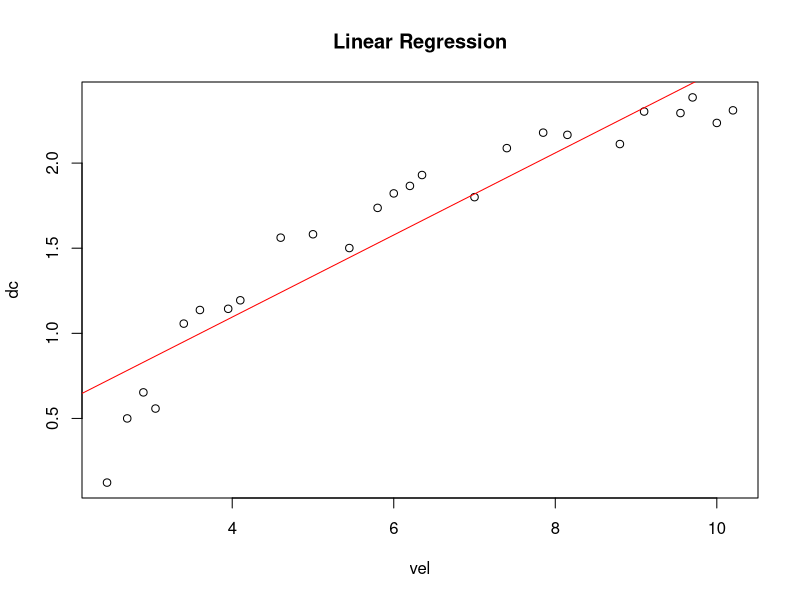
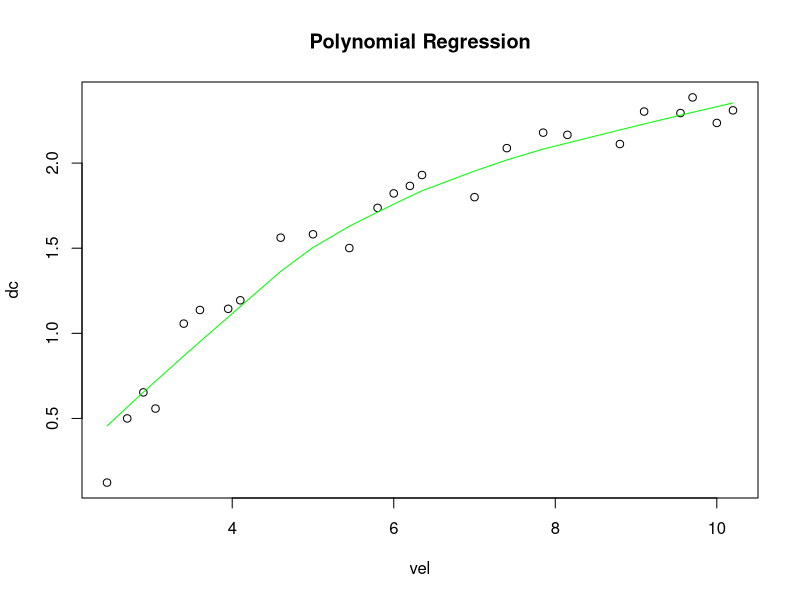
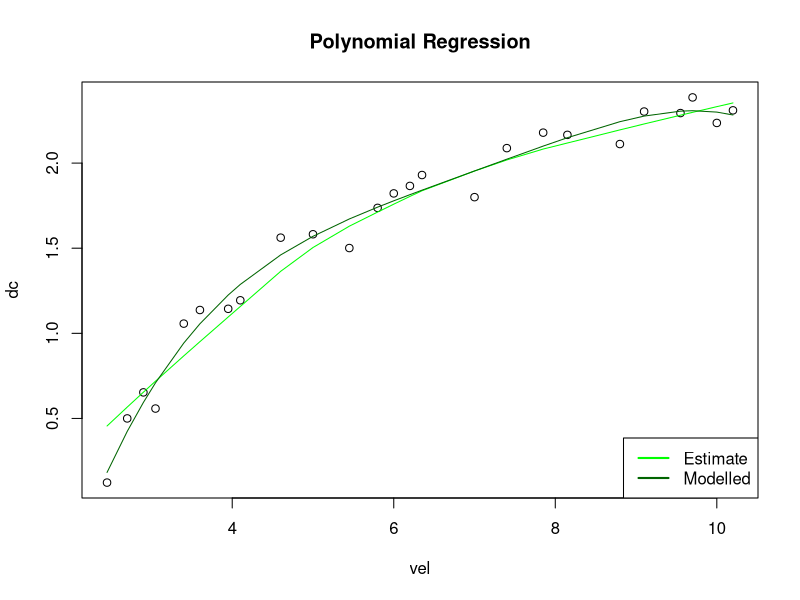
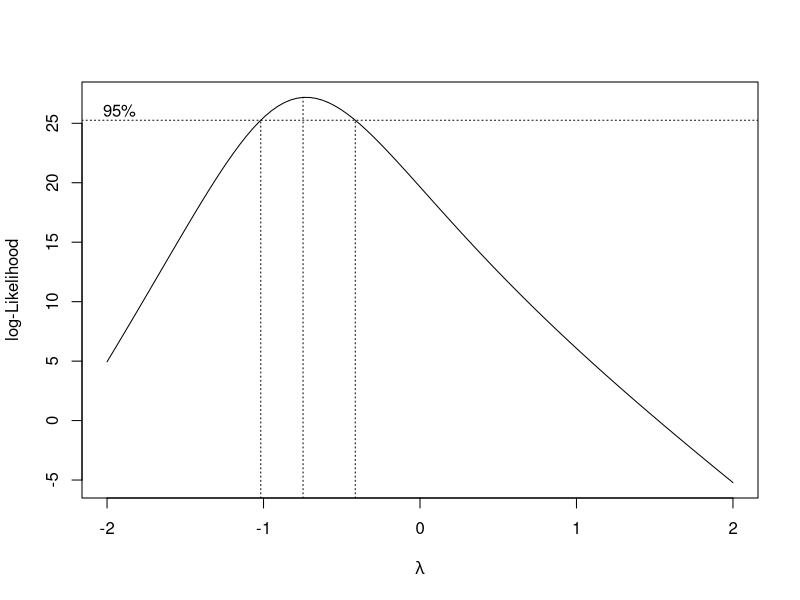
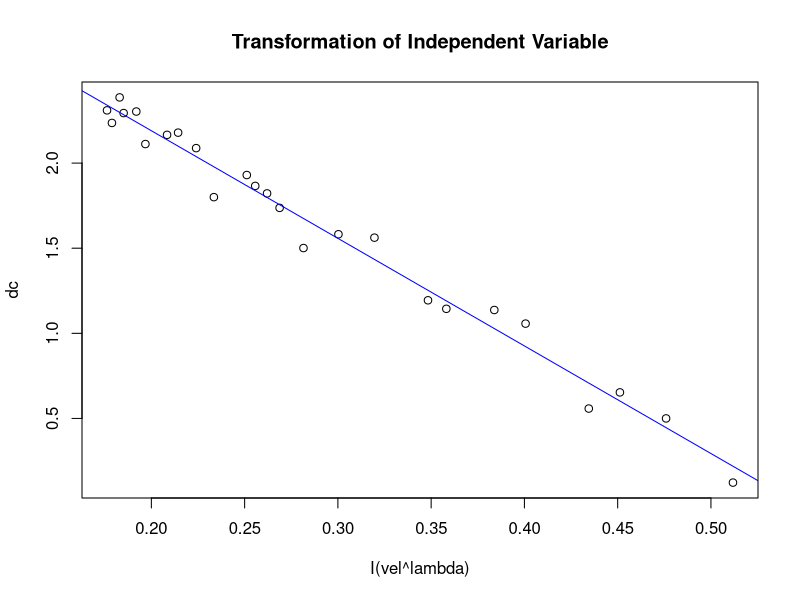
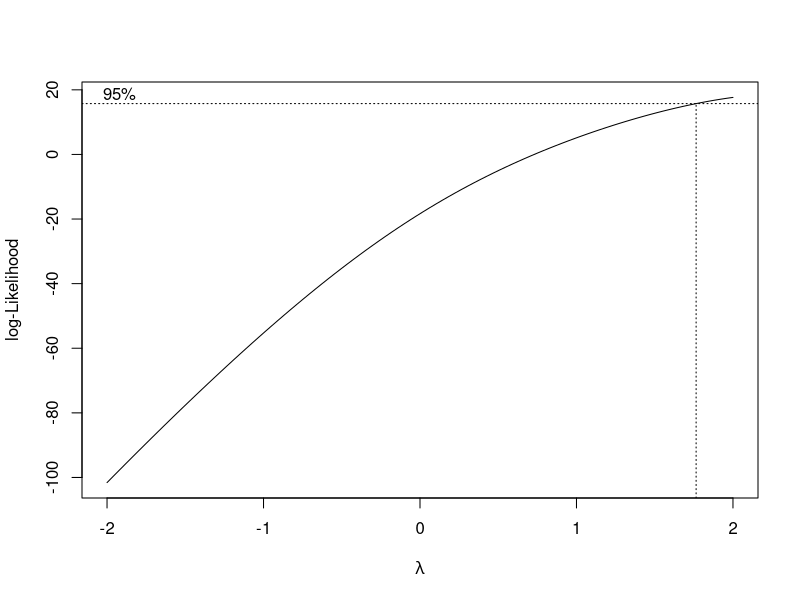
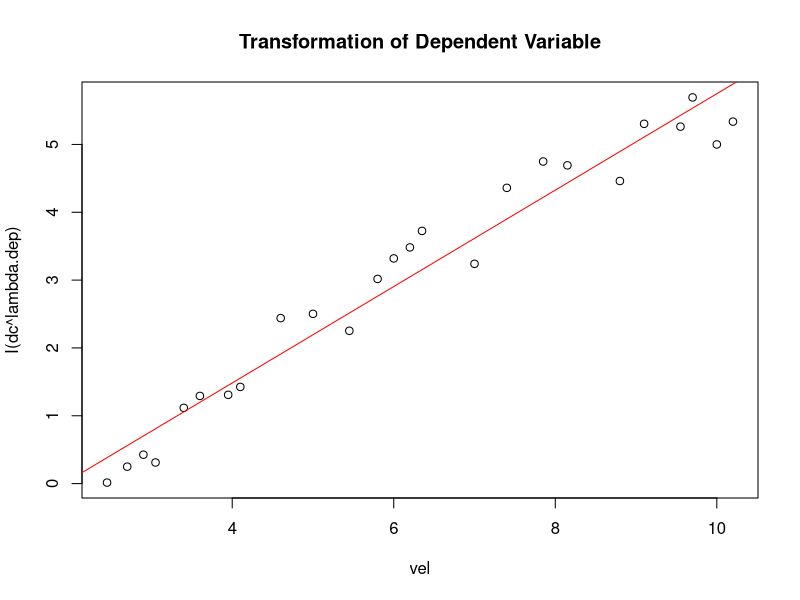
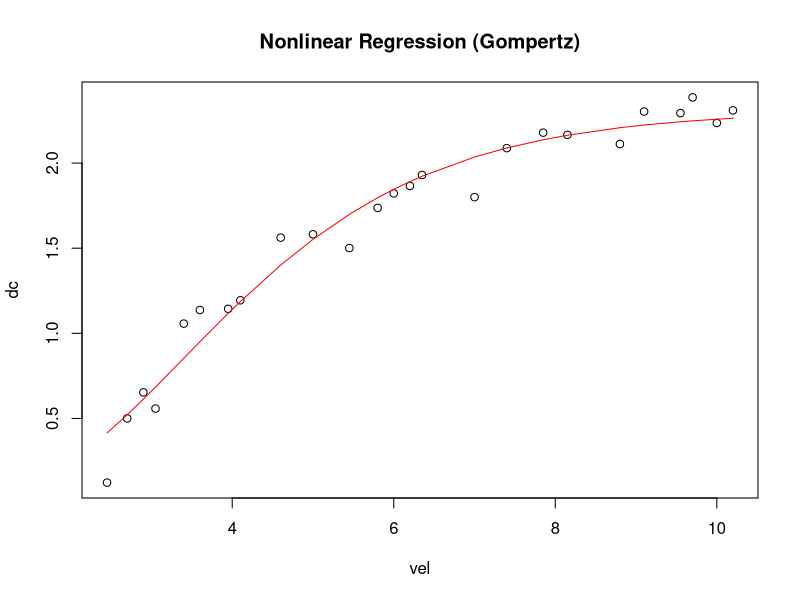

R code for these plots, in order:
## ---- chunk 1
data <- data.frame(
  vel = c(5,6,3.4,2.7,10,9.7,9.55,3.05,8.15,6.2,2.9,6.35,4.6,5.8,7.4,3.6,7.85,8.8,7,5.45,9.1,10.2,4.1,3.95,2.45),
  dc = c(1.582,1.822,1.057,0.5,2.236,2.386,2.294,0.558,2.166,1.866,0.653,1.93,1.562,1.737,2.088,1.137,2.179,2.112,1.8,1.501,2.303,2.310,1.194,1.144,0.123))

data <- data[with(data,order(vel)),]

attach(data)
## ---- chunk 2
reg.linear <- lm(dc~vel)

plot(dc~vel, main="Linear Regression")
abline(reg.linear, col="red")
## ---- chunk 3
plot(dc~vel, main="Polynomial Regression")
lines(lowess(dc~vel), col="green")
## ---- chunk 4
fit2 <- lm(dc ~ poly(vel, 2, raw=TRUE))
fit3 <- lm(dc ~ poly(vel, 3, raw=TRUE))
fit4 <- lm(dc ~ poly(vel, 4, raw=TRUE))
fit5 <- lm(dc ~ poly(vel, 5, raw=TRUE))
summary(fit2)
summary(fit3)
summary(fit4)
summary(fit5)
## ---- chunk 5
plot(dc~vel, main="Polynomial Regression")
lines(lowess(dc~vel), col="green")
reg.poly <- lm(dc ~ poly(vel, 4, raw=TRUE))
pred.poly <- predict(reg.poly)
lines(vel, pred.poly,col="darkgreen") 
legend("bottomright", c("Estimate","Modelled"), col=c("green","darkgreen"), lwd=2)
## ---- chunk 6
library(MASS)
bc.ind <-boxcox(vel ~ dc)

(maxll <- max(bc.ind$y))
(lambda <- bc.ind$x[which(bc.ind$y == maxll)])
## ---- chunk 7
reg.ind<-lm(dc ~ I(vel^lambda))
plot(dc ~ I(vel^lambda), main="Transformation of Independent Variable")
abline(reg.ind, col="blue")
## ---- chunk 8
bc.dep <- boxcox(dc ~ vel)
(maxll.dep <- max(bc.dep$y))
(lambda.dep <- bc.dep$x[which(bc.dep$y == maxll.dep)])
## ---- chunk 9
reg.dep<-lm(I(dc^lambda.dep) ~ vel)
plot(I(dc^lambda.dep) ~ vel, main="Transformation of Dependent Variable")
abline(reg.dep, col="red")
## ---- chunk 10
reg.gomp <- nls(dc ~ SSgompertz(vel, Asym, b2, b3))
pred.gomp <- predict(reg.gomp)

plot(dc ~ vel, main="Nonlinear Regression (Gompertz)")
lines(vel,pred.gomp,col="red")

## ---- chunk 11
reg.log <- nls(dc ~ SSlogis(vel, Asym, xmid, scal))
pred.log <- predict(reg.log)

plot(dc ~ vel, main="Nonlinear Regression (Logistic)")
lines(vel,pred.log,col="blue")
## ---- chunk 12
pred.linear <- predict(reg.linear)
rmse.linear <- sqrt(mean((dc-pred.linear)^2))
plot(pred.linear~dc, col="blue",main=sprintf("Linear Regression (RMSE %.03f)",rmse.linear),xlab="Observed",ylab="Linear Prediction")
lines(dc, dc, col="red")
## ---- chunk 13
rmse.poly <- sqrt(mean((dc-pred.poly)^2))
plot(pred.poly~dc, col="darkgreen",main=sprintf("Polynomial Regression (RMSE %.03f)",rmse.poly),xlab="Observed",ylab="Polynomial Prediction")
lines(dc, dc, col="red")
## ---- chunk 14
pred.ind <- predict(reg.ind)
rmse.ind <- sqrt(mean((dc-pred.ind)^2))
plot(pred.ind ~ dc, col="blue",main=sprintf("Transf. of Ind. (RMSE %.03f)",rmse.ind),xlab="Observed",ylab="Predicted")
lines(dc,dc,col="red")
## ---- chunk 15
pred.dep <- predict(reg.dep)
rmse.dep <- sqrt(mean((I(dc^lambda.dep)-pred.dep)^2))
plot(pred.dep ~ I(dc^lambda.dep), col="darkgreen",main=sprintf("Transf. of Dep. (RMSE %.03f)",rmse.dep),xlab="Observed",ylab="Predicted")
lines(I(dc^lambda.dep),I(dc^lambda.dep),col="red")
## ---- chunk 16
rmse.gomp <- sqrt(mean((dc-pred.gomp)^2))
plot(pred.gomp ~ dc, col="blue",main=sprintf("Nonlinear - Gompertz (RMSE %.03f)",rmse.gomp),xlab="Observed",ylab="Predicted")
lines(dc,dc,col="red")
## ---- chunk 17
rmse.log <- sqrt(mean((dc-pred.log)^2))
plot(pred.log ~ dc, col="darkgreen",main=sprintf("Nonlinear - Logistic (RMSE %.03f)",rmse.log),xlab="Observed",ylab="Predicted")
lines(dc,dc,col="red")
## ---- chunk 18
(sort(c("Linear"=rmse.linear, "Polynomial"=rmse.poly,"Transf. DC"=rmse.dep, "Transf. Vel"=rmse.ind, "Gompertz"= rmse.gomp, "Logistic"=rmse.log)))
